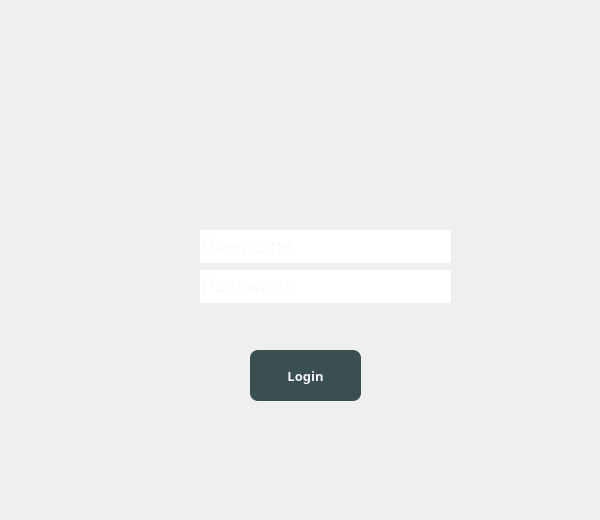
<?xml version="1.0" encoding="UTF-8"?>
<ui version="4.0">
 <class>Login</class>
 <widget class="QMainWindow" name="Login">
  <property name="geometry">
   <rect>
    <x>0</x>
    <y>0</y>
    <width>600</width>
    <height>520</height>
   </rect>
  </property>
  <property name="cursor">
   <cursorShape>ArrowCursor</cursorShape>
  </property>
  <property name="windowTitle">
   <string>Login</string>
  </property>
  <property name="styleSheet">
   <string notr="true">/*background-color: rgb(27, 34, 35);</string>
  </property>
  <widget class="QWidget" name="centralwidget">
   <property name="styleSheet">
    <string notr="true"/>
   </property>
   <widget class="QPushButton" name="pushButton">
    <property name="geometry">
     <rect>
      <x>550</x>
      <y>20</y>
      <width>31</width>
      <height>30</height>
     </rect>
    </property>
    <property name="cursor">
     <cursorShape>PointingHandCursor</cursorShape>
    </property>
    <property name="styleSheet">
     <string notr="true">QPushButton {
    background-color: rgba(0, 0, 0, 0);
    border: none;
}

QPushButton:hover {
    background-color: rgb(41, 55, 56);
}</string>
    </property>
    <property name="text">
     <string/>
    </property>
    <property name="icon">
     <iconset resource="assets.qrc">
      <normaloff>:/assets/icons/close.png</normaloff>:/assets/icons/close.png</iconset>
    </property>
    <property name="iconSize">
     <size>
      <width>30</width>
      <height>30</height>
     </size>
    </property>
   </widget>
   <widget class="QLabel" name="label_logo">
    <property name="geometry">
     <rect>
      <x>130</x>
      <y>100</y>
      <width>351</width>
      <height>101</height>
     </rect>
    </property>
    <property name="styleSheet">
     <string notr="true">image: url(:/assets/icons/logo.png);</string>
    </property>
    <property name="text">
     <string/>
    </property>
   </widget>
   <widget class="QPushButton" name="pushButton_login">
    <property name="geometry">
     <rect>
      <x>250</x>
      <y>350</y>
      <width>111</width>
      <height>51</height>
     </rect>
    </property>
    <property name="font">
     <font>
      <family>Rockwell</family>
      <pointsize>10</pointsize>
      <bold>true</bold>
     </font>
    </property>
    <property name="cursor">
     <cursorShape>PointingHandCursor</cursorShape>
    </property>
    <property name="styleSheet">
     <string notr="true">QPushButton{
background-color: rgb(58, 79, 80);
color: rgb(244, 243, 253);
border-radius: 8px;
}

QPushButton:hover{
	background-color: rgb(41, 55, 56);
}
</string>
    </property>
    <property name="text">
     <string>Login</string>
    </property>
   </widget>
   <widget class="QLabel" name="label_admin">
    <property name="geometry">
     <rect>
      <x>160</x>
      <y>240</y>
      <width>21</width>
      <height>31</height>
     </rect>
    </property>
    <property name="sizePolicy">
     <sizepolicy hsizetype="Fixed" vsizetype="Fixed">
      <horstretch>0</horstretch>
      <verstretch>0</verstretch>
     </sizepolicy>
    </property>
    <property name="minimumSize">
     <size>
      <width>0</width>
      <height>0</height>
     </size>
    </property>
    <property name="styleSheet">
     <string notr="true">image: url(:/assets/icons/admin.png);</string>
    </property>
    <property name="text">
     <string/>
    </property>
    <property name="alignment">
     <set>Qt::AlignCenter</set>
    </property>
   </widget>
   <widget class="QLineEdit" name="lineEdit_admin">
    <property name="geometry">
     <rect>
      <x>200</x>
      <y>230</y>
      <width>251</width>
      <height>33</height>
     </rect>
    </property>
    <property name="font">
     <font>
      <family>Roboto</family>
      <pointsize>15</pointsize>
     </font>
    </property>
    <property name="styleSheet">
     <string notr="true">border-bottom: 0.5px solid white; 
border-radius: 0px;
color: rgb(244, 243, 253);</string>
    </property>
    <property name="placeholderText">
     <string>Username</string>
    </property>
   </widget>
   <widget class="QLineEdit" name="lineEdit_password">
    <property name="geometry">
     <rect>
      <x>200</x>
      <y>270</y>
      <width>251</width>
      <height>33</height>
     </rect>
    </property>
    <property name="font">
     <font>
      <family>Roboto</family>
      <pointsize>15</pointsize>
     </font>
    </property>
    <property name="styleSheet">
     <string notr="true">border-bottom: 0.5px solid white; 
border-radius: 0px;
color: rgb(244, 243, 253);</string>
    </property>
    <property name="echoMode">
     <enum>QLineEdit::Password</enum>
    </property>
    <property name="placeholderText">
     <string>Password</string>
    </property>
   </widget>
   <widget class="QLabel" name="label_password">
    <property name="geometry">
     <rect>
      <x>160</x>
      <y>280</y>
      <width>21</width>
      <height>31</height>
     </rect>
    </property>
    <property name="sizePolicy">
     <sizepolicy hsizetype="Fixed" vsizetype="Fixed">
      <horstretch>0</horstretch>
      <verstretch>0</verstretch>
     </sizepolicy>
    </property>
    <property name="minimumSize">
     <size>
      <width>0</width>
      <height>0</height>
     </size>
    </property>
    <property name="styleSheet">
     <string notr="true">image: url(:/assets/icons/password.png);</string>
    </property>
    <property name="text">
     <string/>
    </property>
   </widget>
  </widget>
 </widget>
 <resources>
  <include location="assets.qrc"/>
 </resources>
 <connections/>
</ui>
